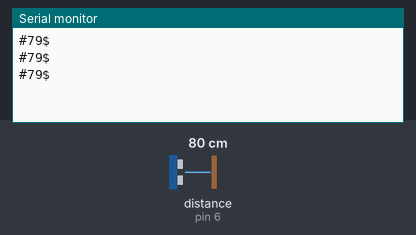
Simulated run of this sketch. Board: Arduino Uno, built with avr-gcc and run on an emulated ATmega328P. Shown: the last lines printed to the serial monitor. Wiring (inferred from the names in the program): ultrasonic range finder: trigger pin 7; echo pin 6. The test bench sets the inputs (shaded band); at power-on: distance to the obstacle (sensor on pin 6) 80 cm. The echo pulse lasts 58.3 µs per cm.

Above: at 1.3 s.
1.4 s: distance to the obstacle (sensor on pin 6) set to 2 cm
At 2.0 s:
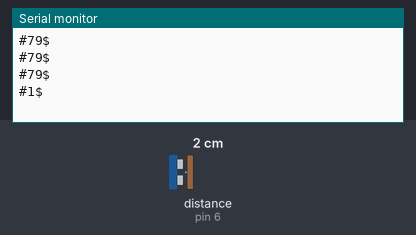
2.9 s: distance to the obstacle (sensor on pin 6) set to 4 cm
At 3.5 s:
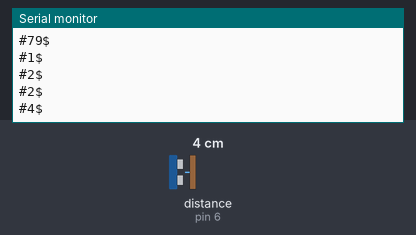
Timing chart, 0 to 5.9 s (numbered marks = the images above; inputs shaded):
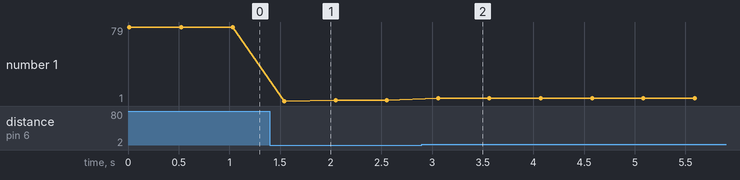

The sketch:

bluetooth_distance_pro_min.ino
```cpp
#define trigPin 7
#define echoPin 6
#include <SoftwareSerial.h>// import the serial library

SoftwareSerial blu(10, 11); // RX, TX
void setup() {
  // put your setup code here, to run once:
  pinMode(trigPin, OUTPUT);
  pinMode(echoPin, INPUT);
  Serial.begin (9600);
  blu.begin(9600);
}

void loop() {
  // put your main code here, to run repeatedly:
  long duration, distance;
  digitalWrite(trigPin, LOW);
  delayMicroseconds(2);
  digitalWrite(trigPin, HIGH);
  delayMicroseconds(10);
  digitalWrite(trigPin, LOW);
  duration = pulseIn(echoPin, HIGH);
  distance = (duration/2) / 29.1;
  String d = "#";
  d.concat(distance);
  d.concat("$");
  blu.println(d);
  Serial.println(d);
  delay(500);
}
```

Measured:
- after the input at 1.4 s, the serial monitor: prints a new line after 0.14 s (image 1)
- after the input at 2.9 s, the serial monitor: prints a new line after 0.16 s (image 2)
- plotted number 1: 79 → 2 after the input at 1.4 s, 2 → 4 after the input at 2.9 s
